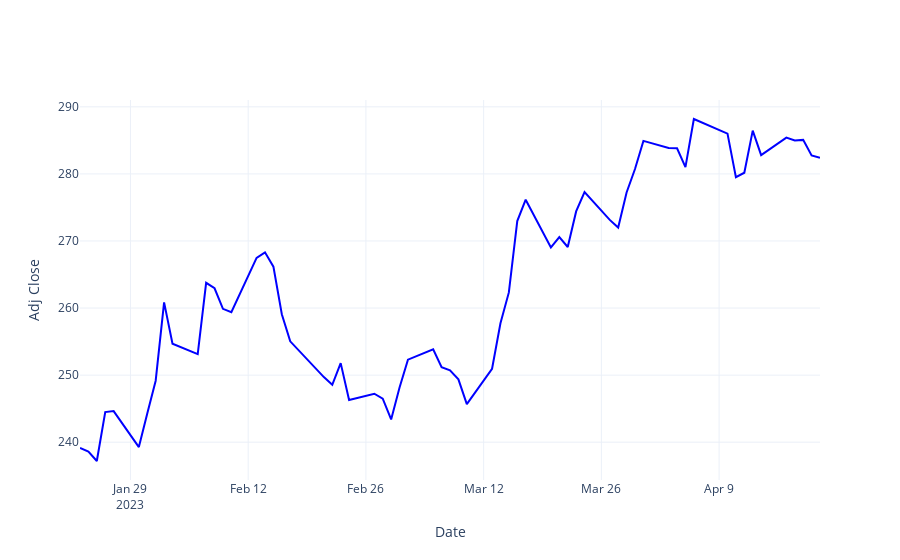

Notebook code cell kept with this figure:
### Code cell
Trace= go.Scatter(x=Adj_close.index,y=Adj_close.values,name=Ticker,line=dict(color='blue', width=2),marker=dict(size=2))

layout = go.Layout(xaxis = dict(title = 'Date'),yaxis = dict(title = 'Adj Close'),template = 'plotly_white' )

fig = go.Figure(data=Trace, layout=layout)

fig.show()
mpf.plot(Stock_data, type='candle', style='yahoo', title=Ticker,ylabel='Price ($)',figratio=(15, 5))
